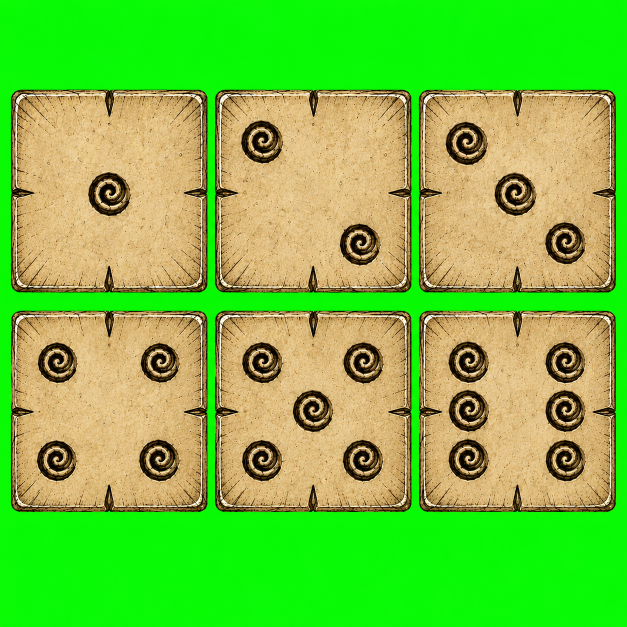
#> input picture tools/source-green.png, 1254 x 1254 px (shown at 1/2 size)
$ python build_d8_faces.py source-green.png _compare_fonts.png _compare_fonts.png
#> lines starting #> are read from the running program, lines starting #| are printed output that depends on the picture
#!/usr/bin/env python3
"""Build d8 face textures the way Forbidden Lands / DSN expect: a FULL-BLEED opaque
stone square with a centered numeral. Dice So Nice draws the label image across the
whole face cell and then clips it to the triangular octahedron face, so a full square
of textured stone fills the triangle completely and a centered numeral never gets cut.

Outputs textures/d8faceN.webp (+ -bump) for N=1..8.

Usage:
    python build_d8_faces.py <stone_atlas_green> <rimba.otf> <out_dir>
"""
import math
import os
import sys
from PIL import Image, ImageDraw, ImageFont, ImageFilter

SIZE = 512
DARK = (38, 28, 16, 255)
HILITE = (232, 220, 190, 150)


def stone_square(atlas_path, size):
    """Full opaque parchment-stone square (same stone as the d6 faces) at `size`."""
#> called with atlas_path = 'source-green.png', size = 512
    atlas = Image.open(atlas_path).convert("RGB")
#> atlas is the input picture: PIL image 1254x1254 RGB; mean R, G, B 116.8, 193.5, 63.7
    patch = atlas.crop((35, 195, 190, 350))          # clean parchment, no spiral
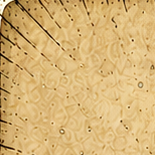
#> patch: PIL image 155x155 RGB; mean R, G, B 214.7, 180.2, 118.8
    tile = patch.resize((size + 40, size + 40), Image.LANCZOS)  # slight overscan
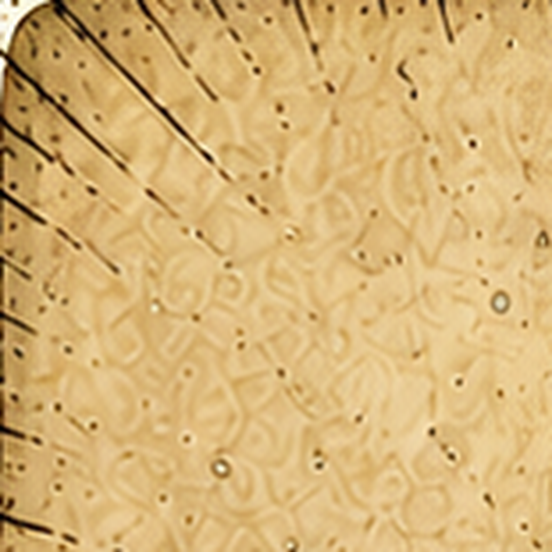
#> tile: PIL image 552x552 RGB; mean R, G, B 214.7, 180.2, 118.8
    return tile.crop((20, 20, 20 + size, 20 + size)).convert("RGBA")
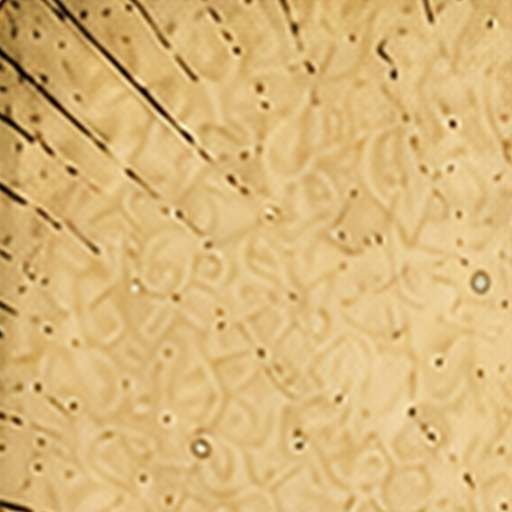
#> returned value: PIL image 512x512 RGBA; mean R, G, B, A 217.6, 183.1, 121.3, 255


def carved_numeral(font, ch, size):
    """Dark numeral with a soft upper highlight (engraved look), transparent bg."""
    img = Image.new("RGBA", (size, size), (0, 0, 0, 0))
    d = ImageDraw.Draw(img)
    box = d.textbbox((0, 0), ch, font=font)
    gw, gh = box[2] - box[0], box[3] - box[1]
    x = (size - gw) // 2 - box[0]
    y = (size - gh) // 2 - box[1]
    mask = Image.new("L", (size, size), 0)
    ImageDraw.Draw(mask).text((x, y), ch, font=font, fill=255)
    hi = Image.new("RGBA", (size, size), (0, 0, 0, 0))
    hi.paste(HILITE, (0, 0), mask)
    hi = hi.transform(hi.size, Image.AFFINE, (1, 0, -3, 0, 1, -3), resample=Image.BILINEAR)
    img.alpha_composite(hi)
    dk = Image.new("RGBA", (size, size), (0, 0, 0, 0))
    dk.paste(DARK, (0, 0), mask)
    img.alpha_composite(dk)
    return img, mask


def main():
    atlas_path, font_path, out_dir = sys.argv[1], sys.argv[2], sys.argv[3]
    os.makedirs(out_dir, exist_ok=True)
    stone = stone_square(atlas_path, SIZE)
    font = ImageFont.truetype(font_path, int(SIZE * 0.42))   # numeral ~42% of the cell

    for i in range(1, 9):
        face = stone.copy()
        num, mask = carved_numeral(font, str(i), SIZE)
        face.alpha_composite(num)
        # bump: neutral gray field, numeral engraved (darker), faces stay flat-ish
        bump = Image.new("L", (SIZE, SIZE), 128)
        bump.paste(Image.new("L", (SIZE, SIZE), 70), (0, 0), mask)
        bump = bump.filter(ImageFilter.GaussianBlur(1.2))
        face.convert("RGBA").save(os.path.join(out_dir, f"d8face{i}.webp"), "WEBP",
                                  quality=92, method=6)
        bump.save(os.path.join(out_dir, f"d8face{i}-bump.webp"), "WEBP", quality=90, method=6)
        print(f"d8face{i}: done")
#> this loop made 8 passes
#> (box in carved_numeral, gh in carved_numeral, y in carved_numeral) on passes 1 to 8: ((0, 43, 137, 200), 157, 134), ((0, 40, 137, 200), 160, 136), ((0, 40, 137, 203), 163, 134), ((0, 43, 137, 200), 157, 134), ((0, 43, 137, 203), 160, 133), ((0, 40, 137, 203), 163, 134), ((0, 43, 137, 200), 157, 134), ((0, 40, 137, 203), 163, 134)
#> pass 1, in carved_numeral, `hi = hi.transform(hi.size, Image.AFFINE, (1, 0, -3, 0, 1, -3), resampl..`:
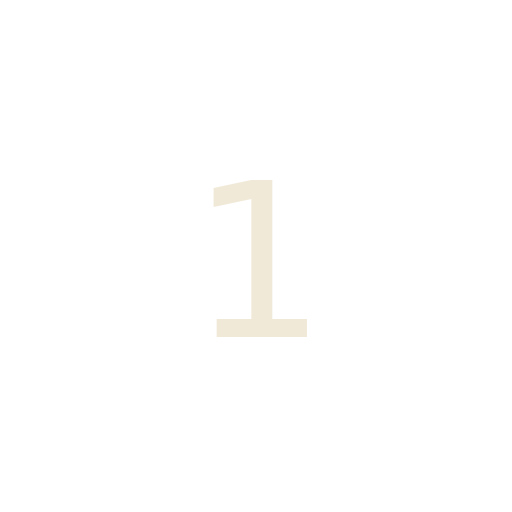
#> hi: PIL image 512x512 RGBA; mean R, G, B, A 4.8, 4.6, 4, 3; transparent parts drawn white
#> after the loop:
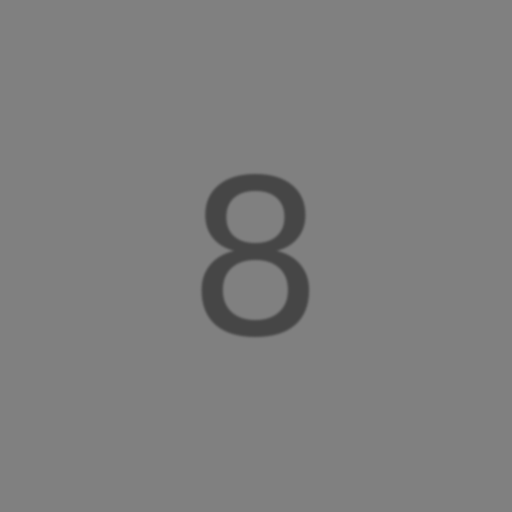
#> bump: PIL image 512x512 L; min 70, max 128, mean 126.1
#> after the loop:
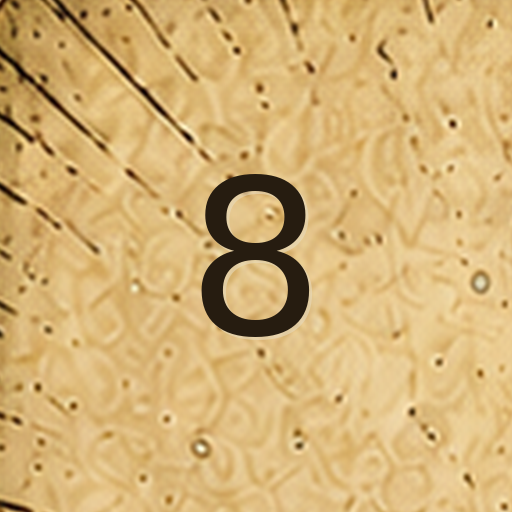
#> face: PIL image 512x512 RGBA; mean R, G, B, A 211.6, 178, 117.9, 255
#> after the loop:
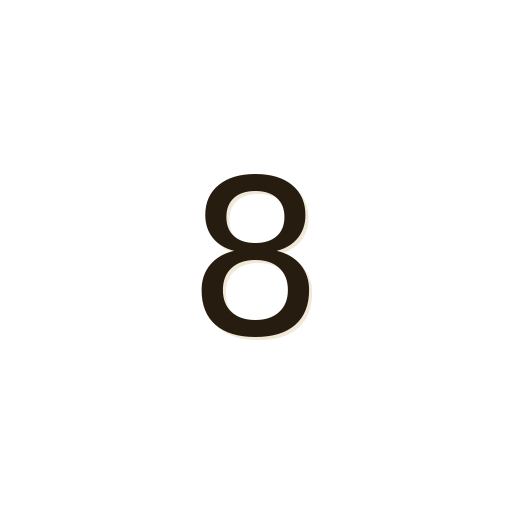
#> num: PIL image 512x512 RGBA; mean R, G, B, A 2.5, 2.1, 1.6, 9; transparent parts drawn white
    print(f"Done -> {out_dir}")
#| Done -> _compare_fonts.png


if __name__ == "__main__":
    main()

$ run again, on tools/gen_d12.png
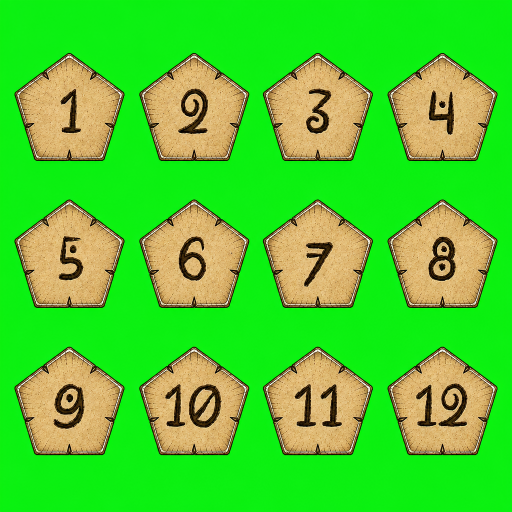
#> input picture tools/gen_d12.png, 1024 x 1024 px (shown at 1/2 size)
#> in stone_square, atlas is the input picture: PIL image 1024x1024 RGB; mean R, G, B 77.7, 206.2, 46.3
#> in stone_square, `return tile.crop((20, 20, 20 + size, 20 + size)).convert("RGBA")`:
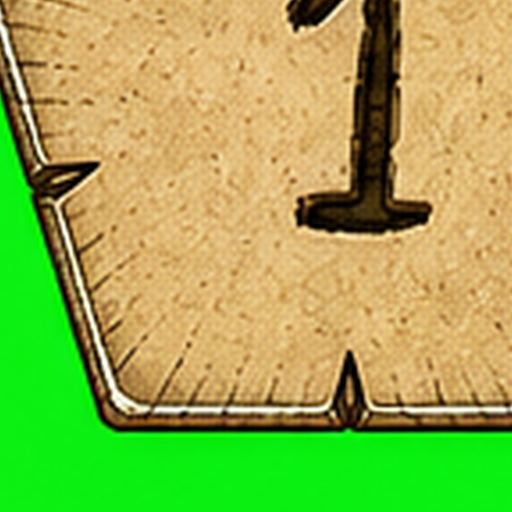
#> returned value: PIL image 512x512 RGBA; mean R, G, B, A 151, 175.4, 79.2, 255
#> the loop in main, `for i in range(1, 9):` made 8 passes
#> (box in carved_numeral, gh in carved_numeral, y in carved_numeral) on passes 1 to 8: ((0, 43, 137, 200), 157, 134), ((0, 40, 137, 200), 160, 136), ((0, 40, 137, 203), 163, 134), ((0, 43, 137, 200), 157, 134), ((0, 43, 137, 203), 160, 133), ((0, 40, 137, 203), 163, 134), ((0, 43, 137, 200), 157, 134), ((0, 40, 137, 203), 163, 134)
#> after the loop in main, `for i in range(1, 9):`:
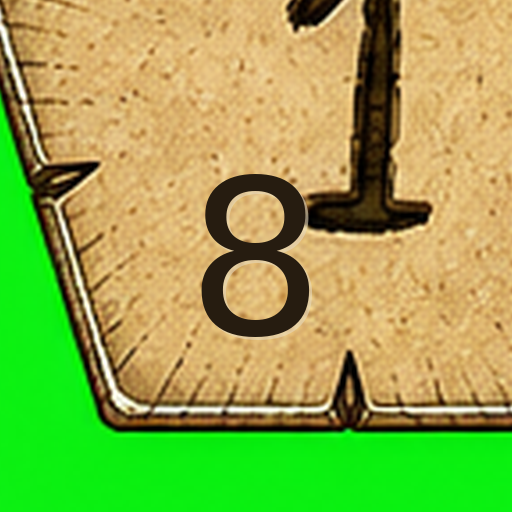
#> face: PIL image 512x512 RGBA; mean R, G, B, A 145.2, 170.5, 76.3, 255
#| Done -> gen_d12.png

$ run again, on tools/gen_d2.png
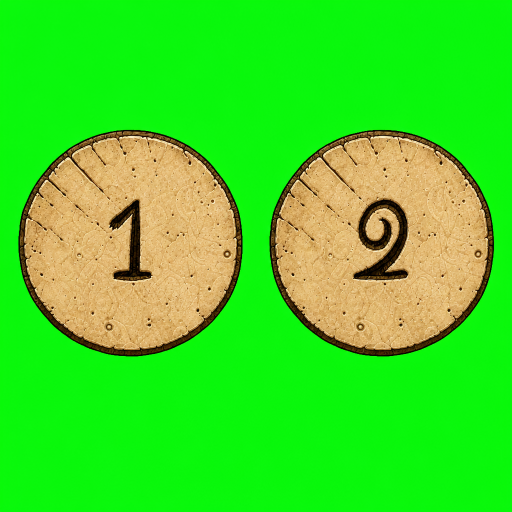
#> input picture tools/gen_d2.png, 1024 x 1024 px (shown at 1/2 size)
#> in stone_square, atlas is the input picture: PIL image 1024x1024 RGB; mean R, G, B 65.5, 219.6, 36.7
#> the loop in main, `for i in range(1, 9):` made 8 passes
#> (box in carved_numeral, gh in carved_numeral, y in carved_numeral) on passes 1 to 8: ((0, 43, 137, 200), 157, 134), ((0, 40, 137, 200), 160, 136), ((0, 40, 137, 203), 163, 134), ((0, 43, 137, 200), 157, 134), ((0, 43, 137, 203), 160, 133), ((0, 40, 137, 203), 163, 134), ((0, 43, 137, 200), 157, 134), ((0, 40, 137, 203), 163, 134)
#> after the loop in main, `for i in range(1, 9):`:
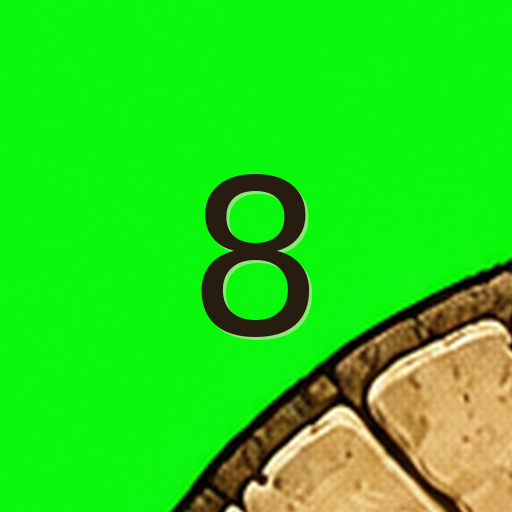
#> face: PIL image 512x512 RGBA; mean R, G, B, A 41, 216.4, 24.6, 255
#| Done -> gen_d2.png
